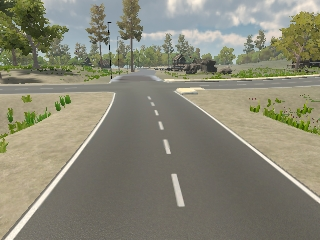
#> input picture images/lane.png, 320 x 240 px
$ jupyter execute line_detect_by_hough_transform.ipynb
#> lines starting #> are read from the running program, lines starting #| are printed output that depends on the picture
[cell 1]
import cv2
import numpy as np
import matplotlib.pyplot as plt
import matplotlib.lines as mlines

[cell 2]
image = cv2.imread("images/lane.png")
#> image is the input picture: shape (240, 320, 3); mean B, G, R 117.5, 135.2, 136.6
edge_image = cv2.cvtColor(image, cv2.COLOR_BGR2GRAY)
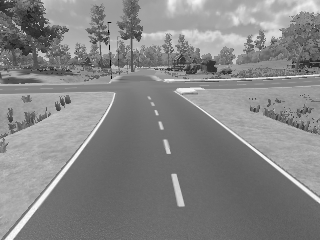
#> edge_image: shape (240, 320); min 4, max 252, mean 133.6
edge_image = cv2.GaussianBlur(edge_image, (3, 3), 1)
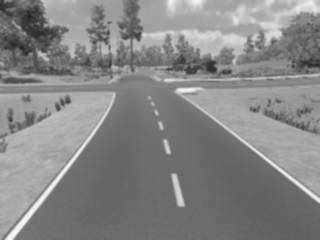
#> edge_image: shape (240, 320); min 35, max 247, mean 133.6
edge_image = cv2.Canny(edge_image, 100, 200)
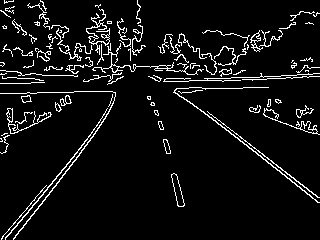
#> edge_image: shape (240, 320); 6.6% white in thin lines or dots

[cell 3]
figure = plt.figure(figsize=(12, 12))
plt.imshow(image)

[cell 4]
edge_height, edge_width = edge_image.shape[:2]
#> edge_height = 240; edge_width = 320
edge_height_half, edge_width_half = edge_height / 2, edge_width / 2
#> edge_height_half = 120; edge_width_half = 160
#
d = np.sqrt(np.square(edge_height) + np.square(edge_width))
#> d = 400
dtheta = 180 / 180
drho = (2 * d) / 180
#> drho = 4.44
#
thetas = np.arange(0, 180, step=dtheta)
rhos = np.arange(-d, d, step=drho)
#> rhos = 180 values from -400 to 395.6
cos_thetas = np.cos(np.deg2rad(thetas))
sin_thetas = np.sin(np.deg2rad(thetas))
accumulator = np.zeros((len(rhos), len(rhos)))

[cell 5]
figure = plt.figure(figsize=(12, 12))
subplot1 = figure.add_subplot(1, 4, 1)
subplot1.imshow(image)
subplot2 = figure.add_subplot(1, 4, 2)
subplot2.imshow(edge_image, cmap="gray")
subplot3 = figure.add_subplot(1, 4, 3)
subplot3.set_facecolor((0, 0, 0))
subplot4 = figure.add_subplot(1, 4, 4)
subplot4.imshow(image)

for y in range(edge_height):
    for x in range(edge_width):
        if edge_image[y][x] != 0:
            edge_point = [y - edge_height_half, x - edge_width_half]
            ys, xs = [], []
            for theta_idx in range(len(thetas)):
                rho = (edge_point[1] * cos_thetas[theta_idx]) + (edge_point[0] * sin_thetas[theta_idx])
                theta = thetas[theta_idx]
                rho_idx = np.argmin(np.abs(rhos - rho))
                accumulator[rho_idx][theta_idx] += 1
                ys.append(rho)
                xs.append(theta)
            subplot3.plot(xs, ys, color="white", alpha=0.05)
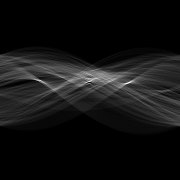
#> accumulator: shape (180, 180) float64; min 0, max 390, mean 28.1; drawn with min black and max white
for y in range(accumulator.shape[0]):
    for x in range(accumulator.shape[1]):
        if accumulator[y][x] > 5200:
            rho = rhos[y]
            theta = thetas[x]
            a = np.cos(np.deg2rad(theta))
            b = np.sin(np.deg2rad(theta))
            x0 = (a * rho) + edge_width_half
            y0 = (b * rho) + edge_height_half
            x1 = int(x0 + 1000 * (-b))
            y1 = int(y0 + 1000 * (a))
            x2 = int(x0 - 1000 * (-b))
            y2 = int(y0 - 1000 * (a))
            subplot3.plot([theta], [rho], marker='o', color="yellow")
            subplot4.add_line(mlines.Line2D([x1, x2], [y1, y2]))
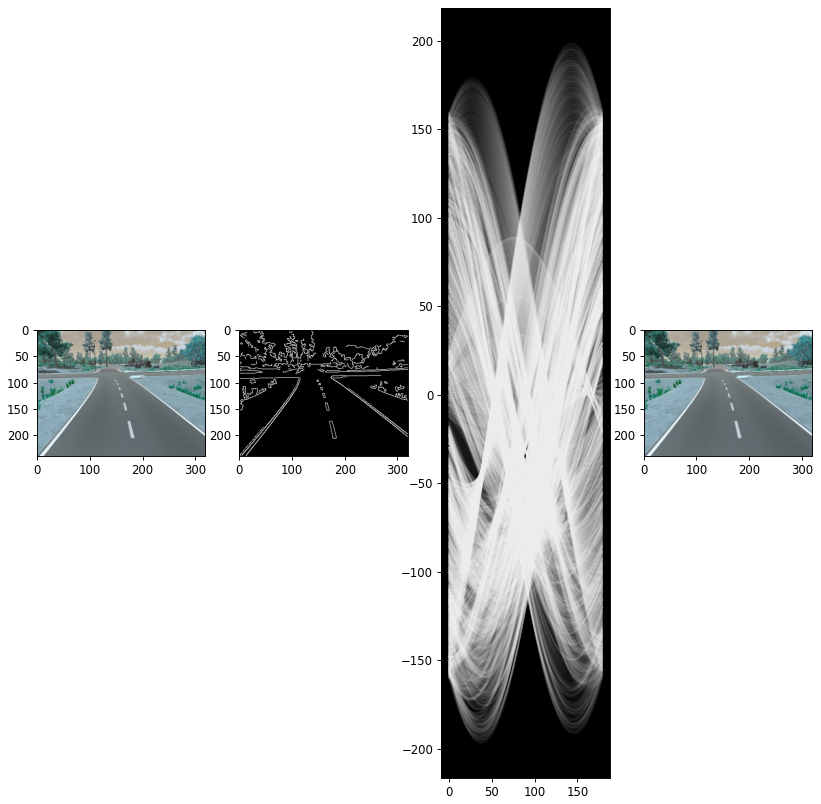
#> figure drawn by matplotlib, 4 panels; B, G, R data is drawn as R, G, B; panel 3: curve peaks at x = 179, y = 153.9; panel 3: curve peaks at x = 179, y = 144.9; panel 3: curve peaks at x = 179, y = 117.9
